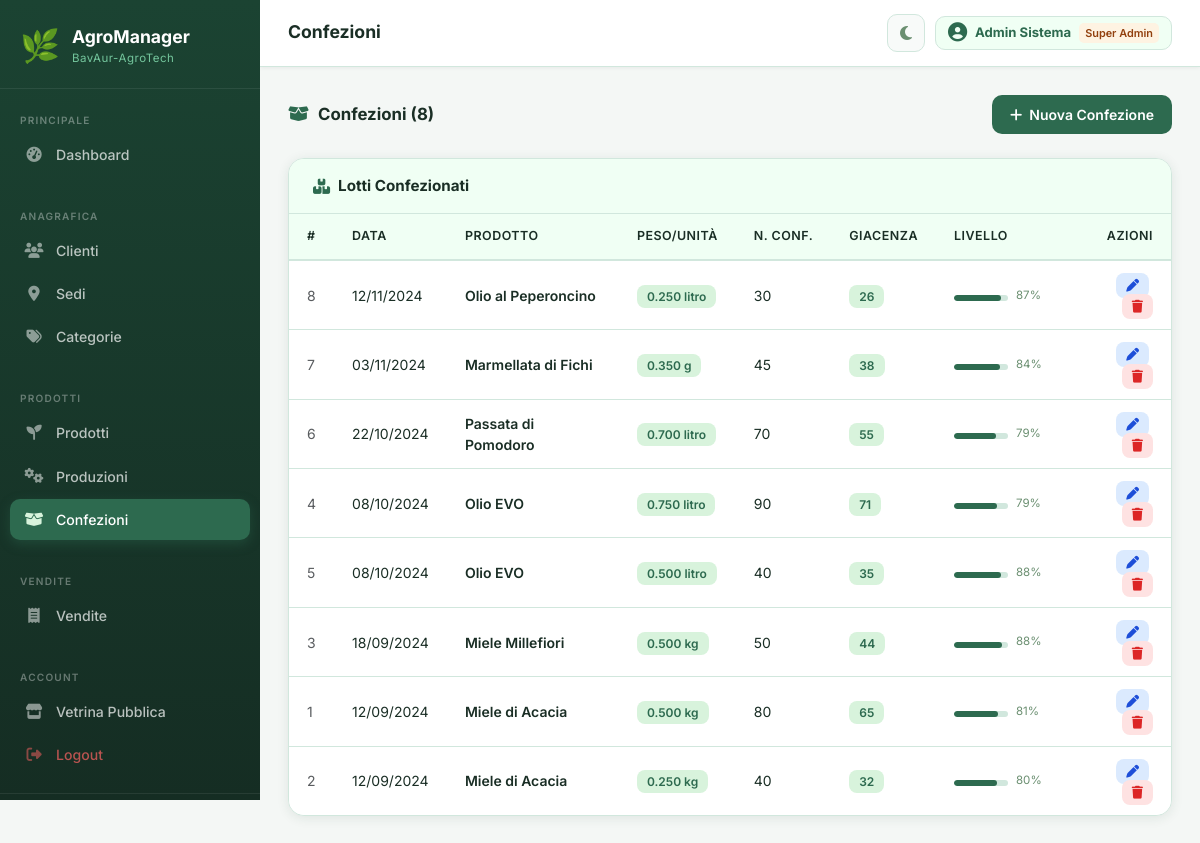
Screenshot of /root/src/confezioni.php (signed in) with the database file from the repository.
### tables this page shows
CREATE TABLE CONFEZIONE (
    idConfezione        INT AUTO_INCREMENT PRIMARY KEY,
    dataConfezionamento DATE NOT NULL,
    pesoNetto           DECIMAL(10,3) NOT NULL,
    numeroConfezioni    INT NOT NULL,
    giacenza            INT NOT NULL,
    idProduzione        INT NOT NULL,
    CONSTRAINT chk_conf_g   CHECK (giacenza >= 0),
    CONSTRAINT chk_conf_max CHECK (giacenza <= numeroConfezioni),
    FOREIGN KEY (idProduzione) REFERENCES PRODUZIONE(idProduzione) ON DELETE RESTRICT
);

CREATE TABLE PRODOTTO (
    idProdotto   INT AUTO_INCREMENT PRIMARY KEY,
    nome         VARCHAR(100) NOT NULL,
    unitaMisura  ENUM('kg','g','litro','pezzo') NOT NULL,
    tipoProdotto ENUM('fresco','lavorato') NOT NULL,
    descrizione  TEXT DEFAULT NULL,
    immagineUrl  TEXT DEFAULT NULL COMMENT 'URL immagine custom; se NULL usa il fallback keyword in getProductImage()',
    idCategoria  INT,
    FOREIGN KEY (idCategoria) REFERENCES CATEGORIA(idCategoria) ON DELETE SET NULL
);

### root/src/config/db.php (called while the page is built, shortened)
<?php
function h(mixed $v): string {
    return htmlspecialchars((string)($v ?? ''), ENT_QUOTES, 'UTF-8');
}

### root/src/confezioni.php (the view, shortened to what this page needs)
<?php
require_once 'includes/auth.php';
$action     = $_GET['action'] ?? 'list';
$wheres = [];
$where = $wheres ? "WHERE ".implode(' AND ',$wheres) : '';
$confezioni = $pdo->query("
    SELECT c.*, pp.nome AS prodotto, pp.unitaMisura, pr.dataProduzione
    FROM CONFEZIONE c
    JOIN PRODUZIONE pr ON c.idProduzione=pr.idProduzione
    JOIN PRODOTTO   pp ON pr.idProdottoProdotto=pp.idProdotto
    $where ORDER BY c.dataConfezionamento DESC
")->fetchAll();
require_once 'includes/header.php';
?>
<?php if ($action==='list'): ?>
<div class="page-header">
  <h5 class="page-header-title"><i class="fa-solid fa-box-open"></i> Confezioni (<?= count($confezioni) ?>)</h5>
  <a href="?action=create" class="btn-ag"><i class="fa-solid fa-plus"></i> Nuova Confezione</a>
</div>
<div class="ag-card">
  <div class="ag-card-header"><h6 class="ag-card-title"><i class="fa-solid fa-boxes-stacked"></i> Lotti Confezionati</h6></div>
  <div class="table-responsive">
    <?php if(empty($confezioni)): ?>
      <div class="empty-state"><i class="fa-solid fa-box-open"></i><p>Nessuna confezione registrata.</p></div>
    <?php else: ?>
    <table class="ag-table table mb-0">
      <thead><tr><th>#</th><th>Data</th><th>Prodotto</th><th>Peso/Unità</th><th>N. Conf.</th><th>Giacenza</th><th>Livello</th><th class="text-end">Azioni</th></tr></thead>
      <tbody>
      <?php foreach($confezioni as $c):
        $pct  = $c['numeroConfezioni']>0 ? ($c['giacenza']/$c['numeroConfezioni']*100) : 0;
        $fill = $c['giacenza']==0?'#dc2626':($pct<20?'#d97706':'#2D6A4F');
        $bc   = $c['giacenza']==0?'badge-zero':($pct<20?'badge-low':'badge-ok');
      ?>
      <tr>
        <td class="text-muted"><?= $c['idConfezione'] ?></td>
        <td><?= date('d/m/Y',strtotime($c['dataConfezionamento'])) ?></td>
        <td class="fw-semibold"><?= h($c['prodotto']) ?></td>
        <td><span class="badge-ok"><?= h($c['pesoNetto']) ?> <?= h($c['unitaMisura']) ?></span></td>
        <td><?= $c['numeroConfezioni'] ?></td>
        <td><span class="<?= $bc ?>"><?= $c['giacenza']==0?'Esaurito':$c['giacenza'] ?></span></td>
        <td style="min-width:130px">
          <div class="d-flex align-items-center gap-2">
            <div class="giacenza-bar flex-grow-1"><div class="giacenza-fill" style="width:<?= $pct ?>%;background:<?= $fill ?>"></div></div>
            <span style="font-size:.72rem;color:var(--ag-text-muted);width:32px"><?= round($pct) ?>%</span>
          </div>
        </td>
        <td class="text-end">
          <a href="?action=edit&id=<?= $c['idConfezione'] ?>" class="btn-edit-sm me-1"><i class="fa-solid fa-pen"></i></a>
          <a href="?action=delete&id=<?= $c['idConfezione'] ?>" class="btn-danger-sm" onclick="return confirm('Eliminare questa confezione?')"><i class="fa-solid fa-trash"></i></a>
        </td>
      </tr>
      <?php endforeach; ?>
      </tbody>
    </table>
    <?php endif; ?>
  </div>
</div>
<?php endif; ?>
<?php require_once 'includes/footer.php'; ?>

### root/src/assets/css/style.css (style rules this page uses)
:root { --ag-dark: #1B4332; --ag-primary: #2D6A4F; --ag-medium: #40916C; --ag-light: #74C69D; --ag-pale: #D8F3DC; --ag-very-pale: #F0FFF4; --ag-bg: #F4F7F5; --ag-surface: #FFFFFF; --ag-surface2: #F8FAF9; --ag-text: #1A2E25; --ag-text-muted: #6B8F71; --ag-border: #D1E7DD; --ag-shadow: 0 2px 12px rgba(27,67,50,.10); --ag-shadow-lg: 0 8px 30px rgba(27,67,50,.15); --ag-sidebar-bg: linear-gradient(180deg,#1B4332 0%,#152d23 100%); --ag-nav-active: #2D6A4F; --ag-input-bg: #FFFFFF; --ag-warning-text:#b45309; --sidebar-w: 260px; }
*, *::before, *::after { box-sizing: border-box; margin: 0; padding: 0; }
html { transition: background-color .3s, color .3s; }
body { font-family: 'Inter', system-ui, sans-serif; background: var(--ag-bg); color: var(--ag-text); min-height: 100vh; transition: background-color .3s, color .3s; }
a { color: var(--ag-primary); text-decoration: none; }
.ag-card { background: var(--ag-surface); border: 1px solid var(--ag-border); border-radius: 16px; box-shadow: var(--ag-shadow); overflow: hidden; transition: background .3s, border-color .3s; }
.ag-card-header { display: flex; align-items: center; justify-content: space-between; padding: 18px 24px; border-bottom: 1px solid var(--ag-border); background: var(--ag-very-pale); transition: background .3s, border-color .3s; }
.ag-card-title { font-size: .95rem; font-weight: 700; color: var(--ag-text); display: flex; align-items: center; gap: 8px; margin: 0; }
.ag-card-title i { color: var(--ag-primary); }
.ag-table { width: 100%; margin: 0; font-size: .875rem; }
.ag-table thead th { background: var(--ag-very-pale); color: var(--ag-text); font-weight: 600; font-size: .78rem; text-transform: uppercase; letter-spacing: .5px; padding: 13px 18px; border-bottom: 2px solid var(--ag-border); white-space: nowrap; }
.ag-table tbody td { padding: 13px 18px; border-bottom: 1px solid var(--ag-border); vertical-align: middle; color: var(--ag-text); }
.ag-table tbody tr:last-child td { border-bottom: none; }
.badge-ok { background: var(--ag-pale); color: var(--ag-primary); font-weight: 600; border-radius: 8px; padding: 4px 10px; font-size: .75rem; }
.btn-ag { background: var(--ag-primary); color: #fff; border: none; border-radius: 10px; padding: 9px 18px; font-weight: 600; font-size: .875rem; transition: all .2s; display: inline-flex; align-items: center; gap: 7px; cursor: pointer; }
.btn-danger-sm { background: #fee2e2; border: none; color: #dc2626; border-radius: 8px; padding: 5px 10px; font-size: .8rem; transition: all .2s; cursor: pointer; }
.btn-edit-sm { background: #dbeafe; border: none; color: #1d4ed8; border-radius: 8px; padding: 5px 10px; font-size: .8rem; transition: all .2s; cursor: pointer; }
.page-header { display: flex; align-items: center; justify-content: space-between; margin-bottom: 24px; flex-wrap: wrap; gap: 12px; }
.page-header-title { font-size: 1.05rem; font-weight: 700; color: var(--ag-text); display: flex; align-items: center; gap: 9px; margin: 0; }
.page-header-title i { color: var(--ag-primary); }
.giacenza-bar { height: 6px; background: var(--ag-border); border-radius: 99px; overflow: hidden; margin-top: 5px; }
.giacenza-fill { height: 100%; border-radius: 99px; transition: width .4s; }

### rows the page displays
confezione: idConfezione "8", dataConfezionamento "12/11/2024", prodotto.nome "Olio al Peperoncino", pesoNetto "0.250", prodotto.unitaMisura "litro", numeroConfezioni "30", giacenza "26", pct "87"
confezione: idConfezione "7", dataConfezionamento "03/11/2024", prodotto.nome "Marmellata di Fichi", pesoNetto "0.350", prodotto.unitaMisura "g", numeroConfezioni "45", giacenza "38", pct "84"
confezione: idConfezione "6", dataConfezionamento "22/10/2024", prodotto.nome "Passata di Pomodoro", pesoNetto "0.700", prodotto.unitaMisura "litro", numeroConfezioni "70", giacenza "55", pct "79"
confezione: idConfezione "4", dataConfezionamento "08/10/2024", prodotto.nome "Olio EVO", pesoNetto "0.750", prodotto.unitaMisura "litro", numeroConfezioni "90", giacenza "71", pct "79"
confezione: idConfezione "5", dataConfezionamento "08/10/2024", prodotto.nome "Olio EVO", pesoNetto "0.500", prodotto.unitaMisura "litro", numeroConfezioni "40", giacenza "35", pct "88"
confezione: idConfezione "3", dataConfezionamento "18/09/2024", prodotto.nome "Miele Millefiori", pesoNetto "0.500", prodotto.unitaMisura "kg", numeroConfezioni "50", giacenza "44", pct "88"
confezione: idConfezione "1", dataConfezionamento "12/09/2024", prodotto.nome "Miele di Acacia", pesoNetto "0.500", prodotto.unitaMisura "kg", numeroConfezioni "80", giacenza "65", pct "81"
confezione: idConfezione "2", dataConfezionamento "12/09/2024", prodotto.nome "Miele di Acacia", pesoNetto "0.250", prodotto.unitaMisura "kg", numeroConfezioni "40", giacenza "32", pct "80"

### other values shown
$pageTitle "Confezioni"
$user['nome'] "Admin Sistema"
count($confezioni) "8"
